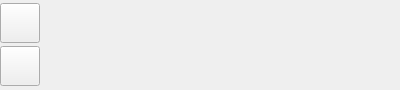
<?xml version="1.0" encoding="UTF-8"?>
<ui version="4.0">
 <class>DeviceBrowser</class>
 <widget class="QWidget" name="DeviceBrowser">
  <property name="geometry">
   <rect>
    <x>0</x>
    <y>0</y>
    <width>400</width>
    <height>90</height>
   </rect>
  </property>
  <property name="sizePolicy">
   <sizepolicy hsizetype="Maximum" vsizetype="Maximum">
    <horstretch>0</horstretch>
    <verstretch>0</verstretch>
   </sizepolicy>
  </property>
  <property name="windowTitle">
   <string>Form</string>
  </property>
  <layout class="QHBoxLayout" name="horizontalLayout">
   <property name="spacing">
    <number>0</number>
   </property>
   <property name="leftMargin">
    <number>0</number>
   </property>
   <property name="topMargin">
    <number>0</number>
   </property>
   <property name="rightMargin">
    <number>0</number>
   </property>
   <property name="bottomMargin">
    <number>0</number>
   </property>
   <item>
    <layout class="QVBoxLayout" name="verticalLayout">
     <item>
      <widget class="QPushButton" name="btnHome">
       <property name="maximumSize">
        <size>
         <width>40</width>
         <height>40</height>
        </size>
       </property>
       <property name="styleSheet">
        <string notr="true">QPushButton {height: 40px;width: 40px;border-width: 0px;}</string>
       </property>
       <property name="text">
        <string/>
       </property>
       <property name="icon">
        <iconset>
         <normalon>:/icons/launcher_home.svg</normalon>
        </iconset>
       </property>
       <property name="iconSize">
        <size>
         <width>40</width>
         <height>40</height>
        </size>
       </property>
       <property name="checkable">
        <bool>true</bool>
       </property>
       <property name="checked">
        <bool>false</bool>
       </property>
       <property name="blue_button" stdset="0">
        <bool>true</bool>
       </property>
      </widget>
     </item>
     <item>
      <widget class="QPushButton" name="btnAdd">
       <property name="maximumSize">
        <size>
         <width>40</width>
         <height>40</height>
        </size>
       </property>
       <property name="styleSheet">
        <string notr="true">QPushButton {height: 40px;width: 40px;border-width: 0px;}</string>
       </property>
       <property name="text">
        <string/>
       </property>
       <property name="icon">
        <iconset>
         <normalon>:/icons/launcher_add.svg</normalon>
        </iconset>
       </property>
       <property name="iconSize">
        <size>
         <width>40</width>
         <height>40</height>
        </size>
       </property>
       <property name="checkable">
        <bool>true</bool>
       </property>
       <property name="blue_button" stdset="0">
        <bool>true</bool>
       </property>
      </widget>
     </item>
    </layout>
   </item>
   <item>
    <widget class="QWidget" name="wDeviceBrowserMenu" native="true">
     <property name="sizePolicy">
      <sizepolicy hsizetype="Maximum" vsizetype="Maximum">
       <horstretch>0</horstretch>
       <verstretch>0</verstretch>
      </sizepolicy>
     </property>
    </widget>
   </item>
   <item>
    <spacer name="horizontalSpacer">
     <property name="orientation">
      <enum>Qt::Horizontal</enum>
     </property>
     <property name="sizeHint" stdset="0">
      <size>
       <width>40</width>
       <height>20</height>
      </size>
     </property>
    </spacer>
   </item>
   <item>
    <layout class="QVBoxLayout" name="verticalLayout_2">
     <property name="leftMargin">
      <number>0</number>
     </property>
     <item>
      <spacer name="verticalSpacer">
       <property name="orientation">
        <enum>Qt::Vertical</enum>
       </property>
       <property name="sizeHint" stdset="0">
        <size>
         <width>20</width>
         <height>40</height>
        </size>
       </property>
      </spacer>
     </item>
    </layout>
   </item>
  </layout>
 </widget>
 <resources/>
 <connections/>
</ui>
